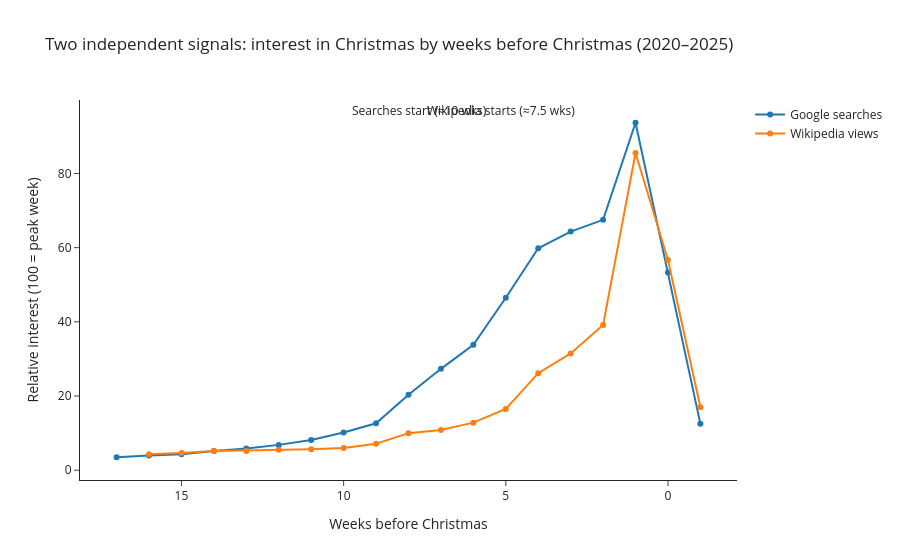

Source (notebook cell):
### Code cell
fig.update_layout(margin=dict(l=80))
fig.update_yaxes(title_text="Relative interest (100 = peak week)")
fig.add_vline(x=9.8, line_dash="dot", line_color="#1f77b4", annotation_text="Searches start (≈10 wks)")
fig.add_vline(x=7.5, line_dash="dot", line_color="#ff7f0e", annotation_text="Wikipedia starts (≈7.5 wks)")

### Figure 1 — Plotly figure (JSON) as saved in the notebook; plotly's stock layout.template omitted (floating-point values rounded to 4 significant figures)
{"data": [{"hovertemplate": "=Google searches<br>Weeks before Christmas=%{x}<br>Relative interest (100 = peak week of each season)=%{y}<extra></extra>", "legendgroup": "Google searches", "line": {"color": "#1F77B4", "dash": "solid"}, "marker": {"symbol": "circle"}, "mode": "lines+markers", "name": "Google searches", "orientation": "v", "showlegend": true, "type": "scatter", "x": [-1.0, -0.0, 1.0, 2.0, 3.0, 4.0, 5.0, 6.0, 7.0, 8.0, 9.0, 10.0, 11.0, 12.0, 13.0, 14.0, 15.0, 16.0, 17.0], "xaxis": "x", "y": [12.5, 53.33, 93.67, 67.5, 64.33, 59.83, 46.5, 33.83, 27.33, 20.33, 12.67, 10.17, 8.167, 6.833, 5.833, 5.167, 4.333, 4.0, 3.5], "yaxis": "y"}, {"hovertemplate": "=Wikipedia views<br>Weeks before Christmas=%{x}<br>Relative interest (100 = peak week of each season)=%{y}<extra></extra>", "legendgroup": "Wikipedia views", "line": {"color": "#FF7F0E", "dash": "solid"}, "marker": {"symbol": "circle"}, "mode": "lines+markers", "name": "Wikipedia views", "orientation": "v", "showlegend": true, "type": "scatter", "x": [-1.0, -0.0, 1.0, 2.0, 3.0, 4.0, 5.0, 6.0, 7.0, 8.0, 9.0, 10.0, 11.0, 12.0, 13.0, 14.0, 15.0, 16.0], "xaxis": "x", "y": [17.0, 56.67, 85.5, 39.17, 31.5, 26.17, 16.5, 12.83, 10.83, 10.0, 7.167, 6.0, 5.667, 5.5, 5.167, 5.167, 4.667, 4.333], "yaxis": "y"}], "layout": {"annotations": [{"showarrow": false, "text": "Searches start (≈10 wks)", "x": 9.8, "xanchor": "left", "xref": "x", "y": 1, "yanchor": "top", "yref": "y domain"}, {"showarrow": false, "text": "Wikipedia starts (≈7.5 wks)", "x": 7.5, "xanchor": "left", "xref": "x", "y": 1, "yanchor": "top", "yref": "y domain"}], "legend": {"title": {"text": ""}, "tracegroupgap": 0}, "margin": {"l": 80}, "shapes": [{"line": {"color": "#1f77b4", "dash": "dot"}, "type": "line", "x0": 9.8, "x1": 9.8, "xref": "x", "y0": 0, "y1": 1, "yref": "y domain"}, {"line": {"color": "#ff7f0e", "dash": "dot"}, "type": "line", "x0": 7.5, "x1": 7.5, "xref": "x", "y0": 0, "y1": 1, "yref": "y domain"}], "title": {"text": "Two independent signals: interest in Christmas by weeks before Christmas (2020–2025)"}, "xaxis": {"anchor": "y", "autorange": "reversed", "domain": [0, 1], "title": {"text": "Weeks before Christmas"}}, "yaxis": {"anchor": "x", "domain": [0, 1], "title": {"text": "Relative interest (100 = peak week)"}}}}
